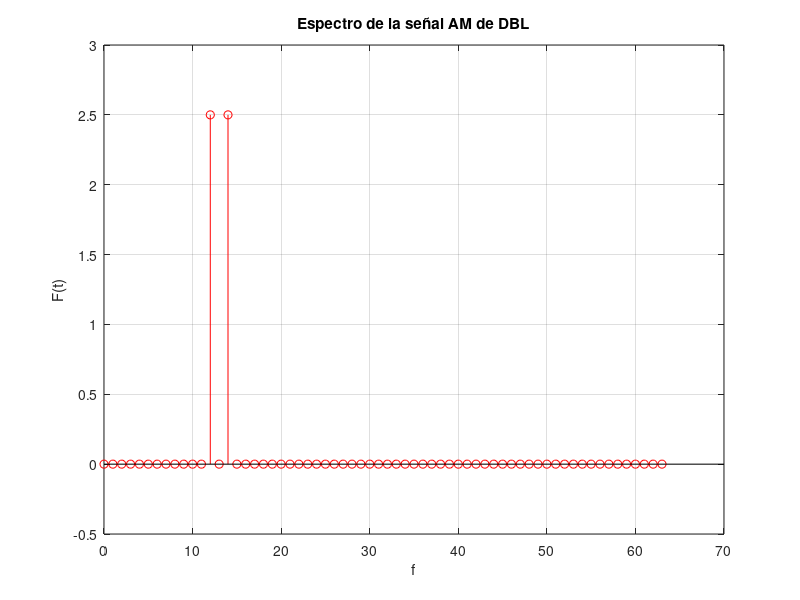

The MATLAB source for this figure:
%{
** ######################################################################################################
**      Archivo: 03 - 07 - TransformarSenhalAMDBLPS.m
**      SO: Windows 10
**      Herramienta: Visual Studio Code
**                   MATLAB R2023a
**
**      Notas:
**          En esta parte de la practica se transformara la señal moduladora y se tendrá el espectro de
**          DBLPS
** ######################################################################################################
%}

clear all
clf                                     % Elimina las figuras
clc

% MAIN PROGRAM
Fs = 128;                               % Declaramos las cntes
T = 1 / Fs;
A = 5;
fport = 13;
Amen = 2;
fmen = 1;

t = 0 : T : 2;                          % Definimos el intervalo

Sport = A * cos(2 * pi* fport * t);     % Declaramos las funciónes
Smen = Amen * cos(2 * pi * fmen * t);
Smod = Sport .* Smen;
SMOD =  (1 / Fs) .* real(fft(Smod, Fs));
F =  0 : (Fs / 2) - 1;

stem(F, SMOD(F + 1), 'r')               % Graficamos
title('Espectro de la señal AM de DBL')
xlabel('f')
ylabel('F(t)')
grid on